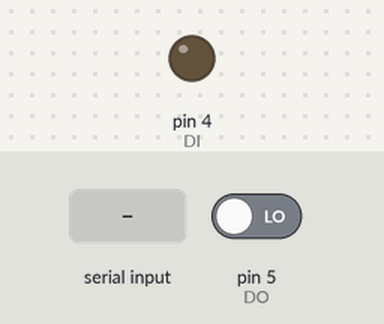
Bench run of a sketch on a simulated Arduino Uno, built with avr-gcc and run on an emulated ATmega328P. Parts: output pins drawn as LEDs (lit = HIGH). The inputs (shaded band) are chosen by the test bench; at power-on: pin 5 (DO) LOW. Pins used as bus, display or sensor lines are not drawn; what the sketch prints to the serial monitor is not drawn.

Above: at 1.2 s.
1.3 s: "a\n" received over Serial
At 2.3 s:
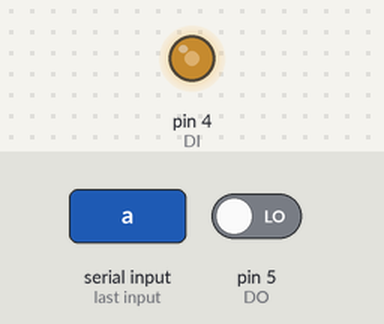
At 3.3 s:
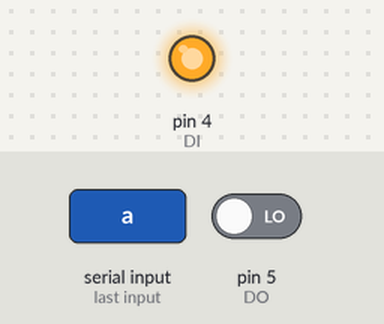
4.0 s: "r\n" received over Serial
At 5.4 s:
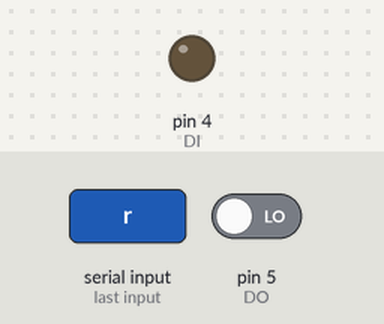
Timing chart, 0 to 7.0 s (numbered marks = the images above; inputs shaded):
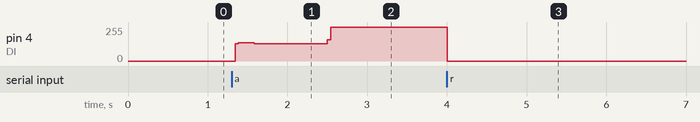

Measured:
- after the input at 1.3 s, pin 4 (DI): 0/255 → 136/255 at once, → 129/255 0.24 s later, → 255/255 0.92 s later
- after the input at 4.0 s, pin 4 (DI): 255/255 → 0/255 at once

The sketch:

EEPROMSERIALTERMINAL.ino
```cpp
 const int DO = 5, DI = 4, CLK = 3, CS = 2;
 const int T=20;
  void setup() {
  //D2=cs
  //D3=CLK
  //D4=DO
  //D5=DI

  pinMode(CS,OUTPUT);
  pinMode(CLK,OUTPUT);
  pinMode(DO,INPUT);
  pinMode(DI,OUTPUT);
  Serial.begin(9600);
  digitalWrite(CLK,LOW);
  Serial.println("Hello PC");

}

void serWrite(int data,int bits){
  digitalWrite(CLK,LOW);
  while(bits>0){
    bits--;
    if(0x8000 & data){
      digitalWrite(DI,HIGH);
      //Serial.print("1");
    }else{
      //Serial.print("0");
      digitalWrite(DI,LOW);
    }
    delayMicroseconds(T/4);
    digitalWrite(CLK,HIGH);
    delayMicroseconds(T/2);
    digitalWrite(CLK,LOW);
    delayMicroseconds(T/4);
    data=data<<1;
  }
  //Serial.println();
}
//send data
byte serRead(){
    digitalWrite(CLK,LOW);
    byte bits = 8;
    byte data = 0;
  while(bits>0){
    bits--;
    data=data<<1;
    delayMicroseconds(T/4);
    digitalWrite(CLK,HIGH);
    delayMicroseconds(T/4);
    if(digitalRead(DO)){
      //Serial.print("1");
      data+=1;
    }else{
      //Serial.print("0");
      data+=0;
    }
    delayMicroseconds(T/4);
    digitalWrite(CLK,LOW);
    delayMicroseconds(T/4);
  }
  //Serial.println();
  return(data);
}
//WriteEn
void writeEn(){
  byte add = 0xC0;
  int data=0x0000;
  digitalWrite(CS,HIGH);
  byte mode = 0x80; //100_11 WREN
  data= data|mode;
  data = data<<3;
  data = data|(add);
  data = data<<5;
  //Serial.println("WRITE ENABLE:");
  serWrite(data,9);
  digitalWrite(CS,LOW);
}
//Write Disable
void writeDs(){
  byte add = 0xC0;
  int data=0x0000;
  digitalWrite(CS,HIGH);
  byte mode = 0x80; //100_11 WREN
  data= data|mode;
  data = data<<3;
  data = data|(add);
  data = data<<5;
  //Serial.println("WRITE DISABLE:");
  serWrite(data,9);
  digitalWrite(CS,LOW);
}
//write data abs
void writeData(int wd,byte ad){
  writeEn();
  //Writing data
  int data=0x0000;
  digitalWrite(CS,HIGH);
  int mode = 0xA0;
  data= data|mode;
  data = data<<3;
  data = data|(ad);
  data = data<<5;
  serWrite(data,9); //setting mode
  //Serial.print("WRITING TO ADDR:");
  //Serial.println((char)ad);
  //Serial.println(data,BIN);
  //delayMicroseconds(100);
  //Serial.print("data is :");
  //Serial.print((char)(wd>>8));
  //Serial.println((char)wd);
  serWrite(wd,16);
  digitalWrite(CS,LOW);
  writeDs();
}
//Read Data
short readData(byte add){
  //considering 6 bit address
  digitalWrite(CS,HIGH);
  short data = 0x0000;
  byte mode = 0xc0;
  data = data|mode;
  data = data<<3;
  data = data|(add);
  data = data<<5;
  serWrite(data,9);
  byte r1 = serRead();
  byte r2 = serRead();
  //Serial.print(r1);
  //Serial.println(r2);
  short ret = 0x0000;
  ret = ret|r1;
  ret = ret<<8;
  ret = ret|r2;
  digitalWrite(CS,LOW);
  return ret;
}
void readAll(byte mx){
  for(byte add=0;add<mx;add+=4){
    Serial.print("data at: ");
    Serial.print((add>>2),HEX);
    Serial.print("is :");
    int tmp = readData(add);
    Serial.print((char)(tmp>>8));
    Serial.println((char)tmp);
  }
    Serial.print("data at: ");
    Serial.print(mx,HEX);
    Serial.print("is :");
    int tmp = readData(mx);
    Serial.print((char)(tmp>>8));
    Serial.println((char)tmp);
}
byte state=0;
byte inadd;
int wrdat=0;
void loop() {
  int indat;
  if(Serial.available()>0){
    indat = Serial.read();

    switch(state){
      case 0:{
      switch(indat){
      case 'r':state = 1;
      break;
      case 'w':state = 2;
      break;
      case 'a':readAll(0xFC);
      }
      break;
      case 1:{
        //Serial.print("data at: ");
        //Serial.println((char)indat);
        int tmp=readData(indat);
        Serial.write((char)(tmp>>8));
        Serial.write((char)(tmp));
        Serial.write('\n');
        state=0;
      }
      break;
      case 2:{
        inadd = indat;
        state=3;
      }
      break;
      case 3:{
        wrdat = wrdat|indat;
        wrdat = wrdat<<8;
        state=4;
      }
      break;
      case 4:{
        wrdat = wrdat|indat;
        state=0;
        writeData(wrdat,inadd);
        wrdat =0; //this line wasted my 3-5hrs
      }
      break;
      default:state=0;
    }
    }
  }
}
```
